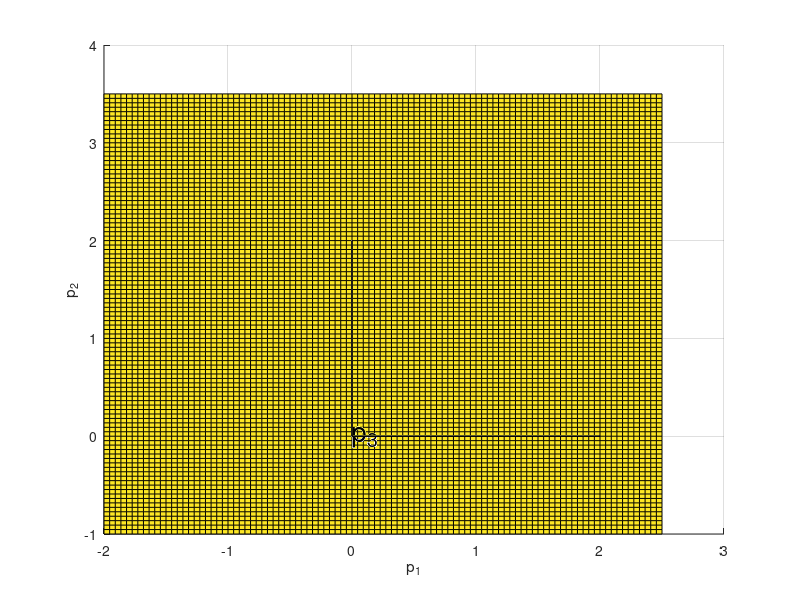

This chart was generated by the following MATLAB code: (Note: this script raises an error after producing the figure.)
% contour
close all;
vx=[0 0 0;... 
    1 0 1;...
    1 0 1;...
    0 0 0]*2;
vy=[0 0 0;...
    0 1 0;...
    1 1 0;...
    1 0 0]*2;
vz=[0 0 0;...
    0 0 0;...
    0 1 1;...
    0 1 1]*2;
hf=patch(vx,vy,vz,'y');
set(hf, 'FaceAlpha',0.5);
hold on;
% alpha(0.3);
xlabel('p_1'); ylabel('p_2'); zlabel('p_3')
h=text(1.9,0,0,'p_1'); set(h,'FontSize',20);
h=text(0, 1.9,0,'p_2'); set(h,'FontSize',20);
h=text(0, 0, 1.9,'p_3'); set(h,'FontSize',20);
grid on;

p0=[-1; 1];
xmin=-2; xmax=2.5;
ymin=-1; ymax=3.5;

hslice = surf(linspace(xmin,xmax,100),...
linspace(ymin,ymax,100),...
ones(100));

rotate(hslice,[-45, 0],-45,[0,0,1])
xd = get(hslice,'XData');
yd = get(hslice,'YData');
zd = get(hslice,'ZData');
delete(hslice)

[x,y,z] = meshgrid(xmin:.2:xmax, ymin:0.2:ymax, -0.5:.2:3);
v = ((x-p0(1)*ones(size(x))).^2 + (y-p0(2)*ones(size(y))).^2).^(0.5);

h = slice(x,y,z,v,xd,yd,zd);

set(h,'FaceColor','interp','EdgeColor','none','DiffuseStrength',.8);
[x2,y2] = meshgrid(xmin:.2:xmax, ymin:0.2:ymax);
val2=((x2-p0(1)*ones(size(x2))).^2 + (y2-p0(2)*ones(size(y2))).^2).^(0.5);
% h3=contour(x2,y2,val2);

%  h2 = contourslice(x,y,z,v,xd,yd,zd);
camproj perspective;
campos([20,40,10]);
axis equal;

